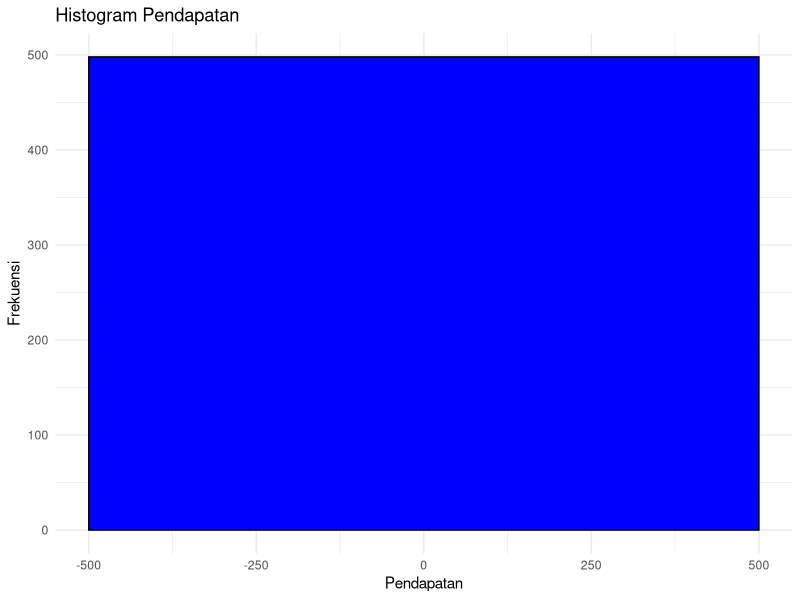
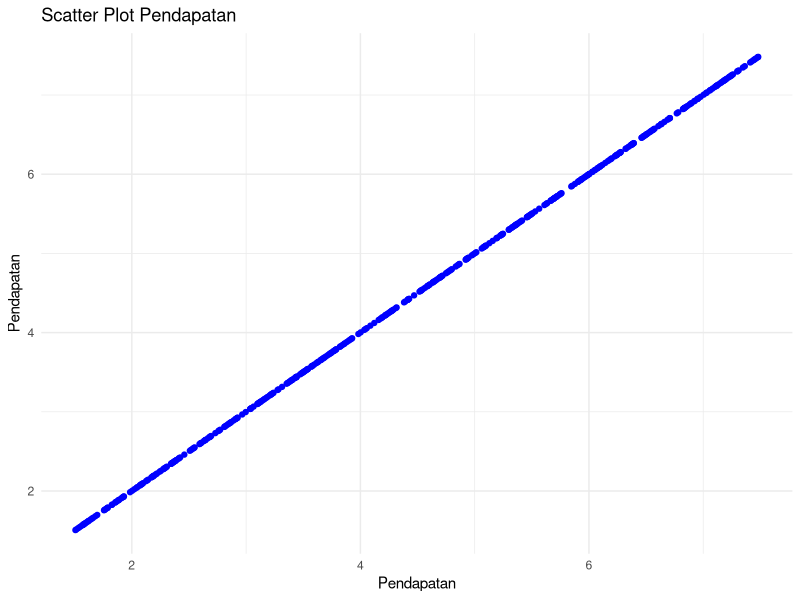
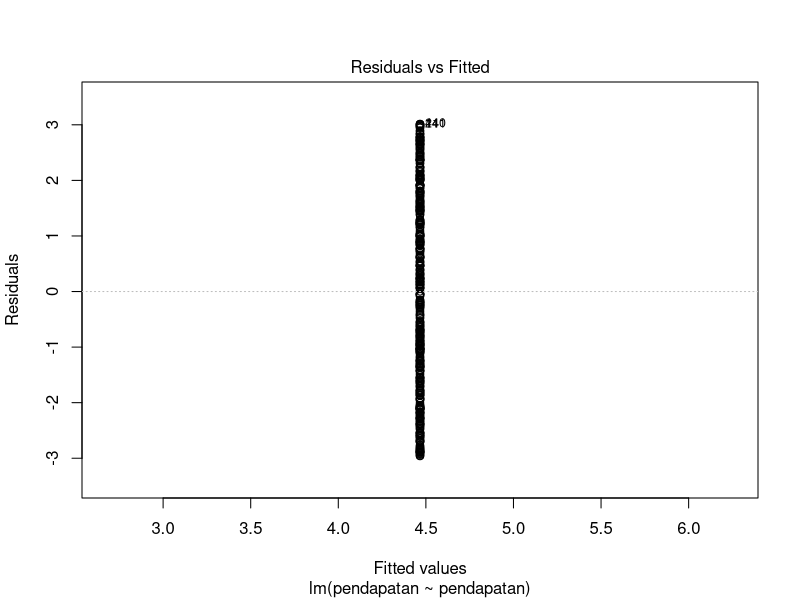
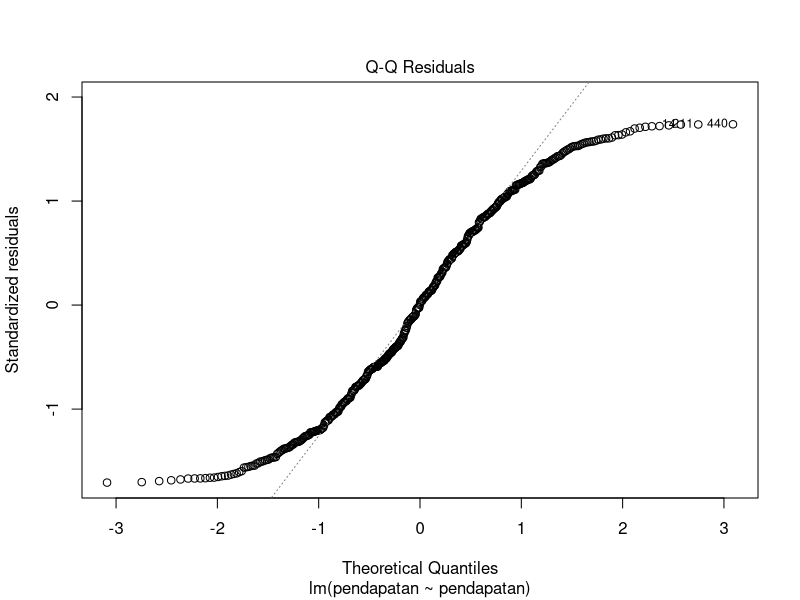
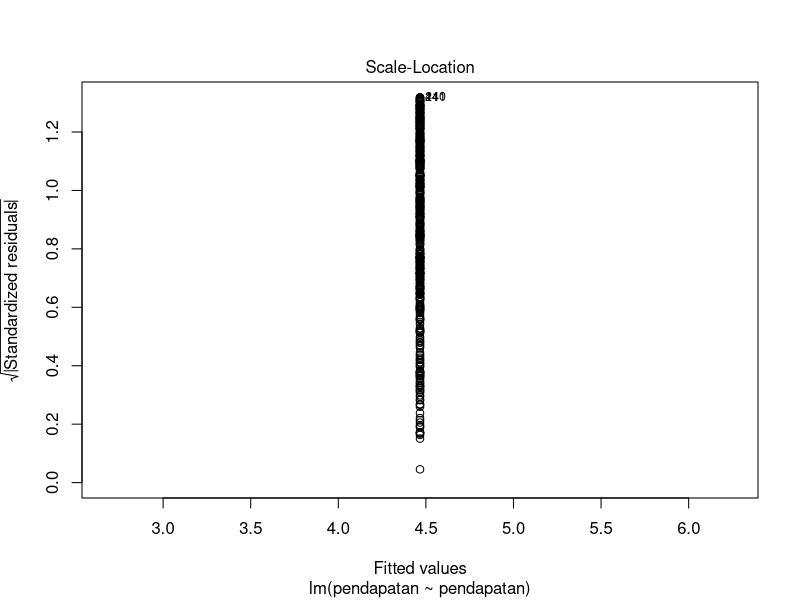
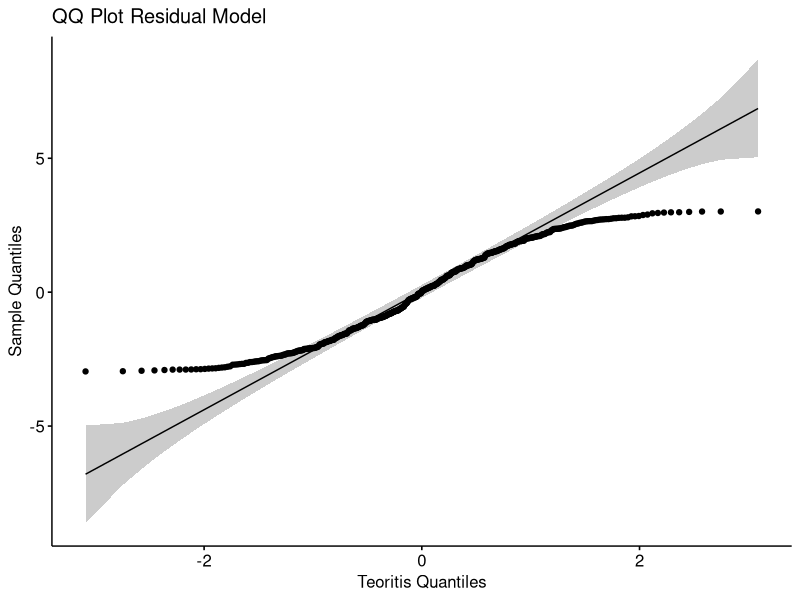

The R script that drew these images, in order: (Note: this script raises an error after producing the figures.)
# Instal paket berikut jika belum terinstal, lalu load paket 
# menggunakan fungsi library().
# chooseCRANmirror()

# install.packages("ggplot2")
# install.packages("dplyr")
# install.packages("broom")
# install.packages("ggpubr")
library(ggplot2)
library(dplyr)
library(broom)
library(ggpubr)

pendapatan <- read.csv("data_pendapatan.csv")

# Lakukan regresi linear sederhana dengan mengiktui langkah langkah berikut.
# a. Gunakan (plot) histogram untuk cek apakah variabel terikat
# berdistribusi normal atau tidak. Jelaskan interpretasi histogram 
# tersebut!

ggplot(pendapatan, aes(x = pendapatan)) +
  geom_histogram(binwidth = 1000, fill = "blue", color = "black") +
  labs(title = "Histogram Pendapatan", x = "Pendapatan", y = "Frekuensi") +
  theme_minimal()

# Gunakan scatter plot untuk cek apakah variabel terikat dan 
# bebas memiliki hubungan linear. Interpretasikan hasil grafik 
# tersebut! 
ggplot(pendapatan, aes(x = pendapatan, y = pendapatan)) +
  geom_point(color = "blue") +
  labs(title = "Scatter Plot Pendapatan", x = "Pendapatan", y = "Pendapatan") +
  theme_minimal()

# Lakukan regresi linear sederhana dan jelaskan hasil regresi 
# tersebut!

model <- lm(pendapatan ~ pendapatan, data = pendapatan)
summary(model)

# Gunakan perintah plot(nama variabel regresi kalian) untuk 
# cek homoskedastisitas. Interpretasikan hasil plot
plot(model)
# Homoskedastisitas adalah asumsi bahwa varians dari residual
# (selisih antara nilai yang diprediksi dan nilai aktual)
# adalah konstan di seluruh rentang nilai variabel independen.
# Jika plot residual terhadap nilai yang diprediksi menunjukkan
# pola acak tanpa pola yang jelas, maka asumsi homoskedastisitas
# terpenuhi. Namun, jika ada pola yang jelas (seperti pola
# berbentuk corong atau pola yang meningkat), maka asumsi ini
# mungkin dilanggar, yang dapat mempengaruhi validitas model regresi.
# Gunakan perintah ggqqplot(nama variabel regresi kalian) untuk
# cek normalitas residual. Interpretasikan hasil plot tersebut!
ggqqplot(model$residuals) +
  labs(title = "QQ Plot Residual Model", x = "Teoritis Quantiles", y = "Sample Quantiles")
# QQ plot digunakan untuk memeriksa apakah residual model regresi
# terdistribusi normal. Jika titik-titik pada QQ plot mengikuti
# garis diagonal, maka residual dianggap terdistribusi normal.
# Jika titik-titik menyimpang dari garis diagonal, maka asumsi
# normalitas mungkin dilanggar. Dalam hal ini, kita perlu
# mempertimbangkan transformasi data atau metode regresi yang
# lebih robust terhadap pelanggaran asumsi normalitas.
# Gunakan perintah ggresiduals(nama variabel regresi kalian) untuk
# cek apakah residual terdistribusi normal. Interpretasikan
# hasil plot tersebut!

# . Visualisasikan hasil regresi menggunakan grafik dengan 
# langkah-langkah berikut:
# 1. Plot data points pada grafik (10 poin)
# 2. Tambahkan garis regresi linear pada data yang sudah diplot
# (10 poin)
# 3. Tambah persamaan untuk garis linear (10 poin)
# 4. Beri judul dan label yang sesuai untuk sumbu x dan y (10 
# poin)

# Plot tiitk data
ggplot(data, aes(x = pendidikan, y = pendapatan)) +
  geom_point(color = "blue")

# Garis regresi linear
ggplot(data, aes(x = pendidikan, y = pendapatan)) +
  geom_point(color = "blue") +
  geom_smooth(method = "lm", color = "red")

# Persamaan regresi linear
ggplot(data, aes(x = pendidikan, y = pendapatan)) +
  geom_point(color = "blue") +
  geom_smooth(method = "lm", color = "red") +
  stat_regline_equation(label.y = max(data$pendapatan) * 0.9)

# Judul dan label sumbu
ggplot(data, aes(x = pendidikan, y = pendapatan)) +
  geom_point(color = "blue") +
  geom_smooth(method = "lm", color = "red") +
  stat_regline_equation(label.y = max(data$pendapatan) * 0.9) +
  labs(title = "Regresi Linear Pendapatan vs Pendidikan",
       x = "Pendidikan",
       y = "Pendapatan")